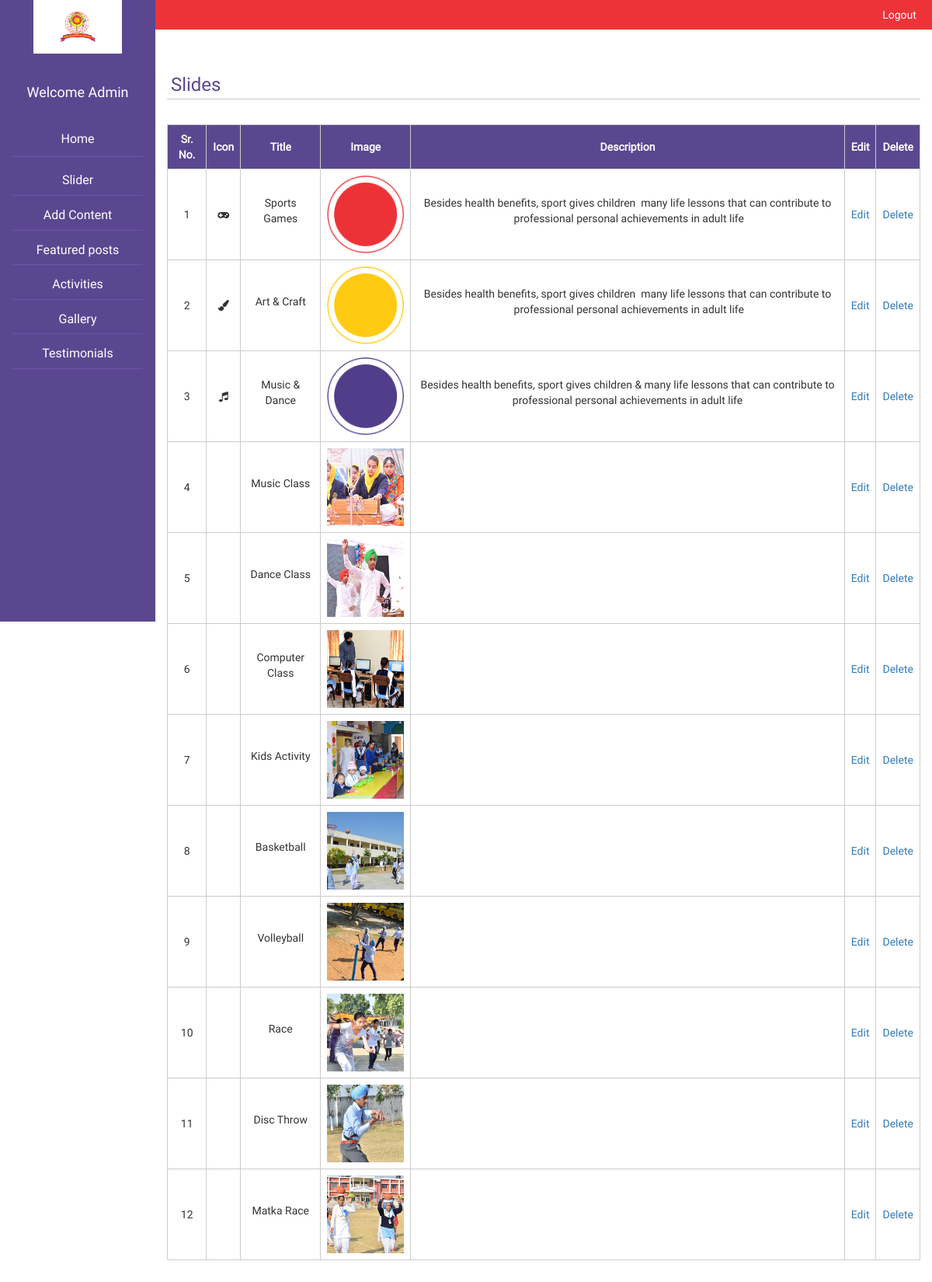
Page /kott/admin/adminmain.php?activities_view on the committed database.
### tables this page shows
CREATE TABLE IF NOT EXISTS `activities` (
  `activities_id` int(11) NOT NULL AUTO_INCREMENT,
  `activities_title` varchar(100) NOT NULL,
  `activities_desc` varchar(800) NOT NULL,
  `activities_icon` varchar(50) NOT NULL,
  `activities_img` varchar(100) NOT NULL,
  `status` int(5) NOT NULL,
  PRIMARY KEY (`activities_id`)
);

### kott/admin/view_activities.php (the view)
<section class="slide_view">
 <h3> Slides</h3>
 <div class="table">
	<table>
		<tr>
			<th> Sr. No.</th>
			<th> Icon</th>
			<th> Title</th>
			<th> Image</th>
			<th>Description</th>
			<th>Edit</th>
			<th>Delete</th>
		</tr>
		<?php
		$i=0;
			$get_activities = "select * from activities";
					$run_activities  = mysqli_query($conn, $get_activities );
					while($row_activities = mysqli_fetch_array($run_activities)){
					$activities_id = $row_activities['activities_id'];
					$activities_desc = $row_activities['activities_desc'];
					$activities_icon = $row_activities['activities_icon'];
					$activities_title = $row_activities['activities_title'];
					$activities_img = $row_activities['activities_img'];
					$i++;
		?>
		<tr>
			<td><?php echo $i;?> </td>
			<td><i class="<?php echo $activities_icon ;?>"></i></td>
			<td><p><?php echo $activities_title;?></p></td>
			<td class="activities_img"><img src="../img/<?php echo $activities_img;?>"/></td>
			<td><?php echo $activities_desc;?></td>
			<td><a href="adminmain.php?edit_activities=<?php echo $activities_id?>">Edit</a> </td>
			<td><a href="delete_activities.php?delete_activities=<?php echo $activities_id?>">Delete</a></td>
		</tr>
			<?php } ?>
	</table>
</section>

### kott/admin/css/admin.css (style rules this page uses)
* { margin:0; padding:0; box-sizing:border-box; }
body { font-family: Roboto-Light; }
.slide_view { padding: 33px 0; }
.slide_view h3 { padding: 5px; color: #5b4790; border-bottom: 1px solid #ccc; }
.table table { text-align:center; }
.table table { border-collapse: collapse; }
.table table, .table th, .table td { border:1px solid #ccc; }
.table th, .table td { padding:8px; text-align:center; }
.table table { width:100%; margin-top: 32px; }
.table img,.editslide_form img { width: 200px; height: 83px; }
.activities_img img { width: 99px; height: 100px; }
.table th { background: #5b4790; color: #fff; }

### rows in the picture
activities: activities_title "Sports Games", activities_img (picture), activities_desc "Besides health benefits, sport gives children many life lessons that can contribute to professional personal achievements in adult life"
activities: activities_title "Art & Craft", activities_img (picture), activities_desc "Besides health benefits, sport gives children many life lessons that can contribute to professional personal achievements in adult life"
activities: activities_title "Music & Dance", activities_img (picture), activities_desc "Besides health benefits, sport gives children & many life lessons that can contribute to professional personal achievements in adult life"
activities: activities_title "Music Class", activities_img (picture)
activities: activities_title "Dance Class", activities_img (picture)
activities: activities_title "Computer Class", activities_img (picture)
activities: activities_title "Kids Activity", activities_img (picture)
activities: activities_title "Basketball", activities_img (picture)
activities: activities_title "Volleyball", activities_img (picture)
activities: activities_title "Race", activities_img (picture)
activities: activities_title "Disc Throw", activities_img (picture)
activities: activities_title "Matka Race", activities_img (picture)
